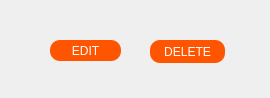
<?xml version="1.0" encoding="UTF-8"?>
<ui version="4.0">
 <class>MainWindow</class>
 <widget class="QMainWindow" name="MainWindow">
  <property name="geometry">
   <rect>
    <x>0</x>
    <y>0</y>
    <width>270</width>
    <height>98</height>
   </rect>
  </property>
  <property name="windowTitle">
   <string>Choose Action</string>
  </property>
  <property name="windowIcon">
   <iconset>
    <normaloff>../img/due today.png</normaloff>../img/due today.png</iconset>
  </property>
  <widget class="QWidget" name="centralwidget">
   <widget class="QPushButton" name="editButton">
    <property name="geometry">
     <rect>
      <x>50</x>
      <y>40</y>
      <width>71</width>
      <height>21</height>
     </rect>
    </property>
    <property name="styleSheet">
     <string notr="true">#editButton{
background-color: rgb(255, 85, 0);
color: white;
border: TRANSPARENT;
border-radius: 10px;
}
#editButton:hover{
background-color: black;
}
</string>
    </property>
    <property name="text">
     <string>EDIT</string>
    </property>
   </widget>
   <widget class="QPushButton" name="deleteButton">
    <property name="geometry">
     <rect>
      <x>150</x>
      <y>40</y>
      <width>75</width>
      <height>23</height>
     </rect>
    </property>
    <property name="styleSheet">
     <string notr="true">#deleteButton{
background-color: rgb(255, 85, 0);
color: white;
border: TRANSPARENT;
border-radius: 10px;
}
#deleteButton:hover{
background-color: black;
}
</string>
    </property>
    <property name="text">
     <string>DELETE</string>
    </property>
   </widget>
  </widget>
 </widget>
 <resources/>
 <connections/>
</ui>
